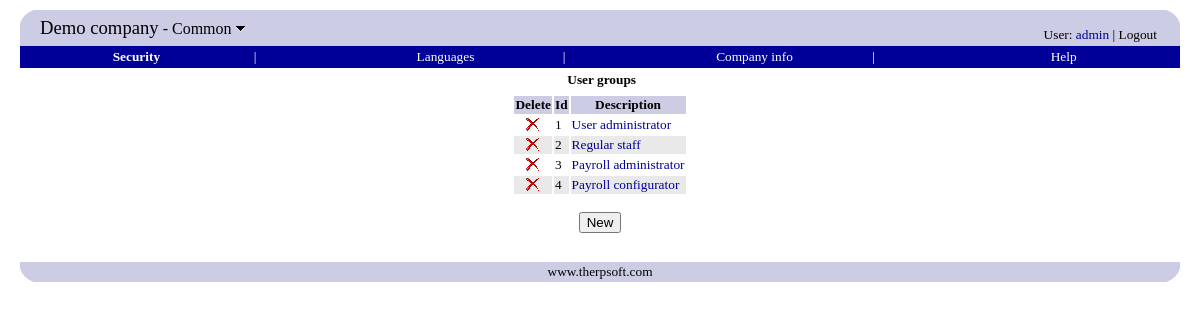
The page /common/usergroups.php (signed in) on the database as committed earlier.
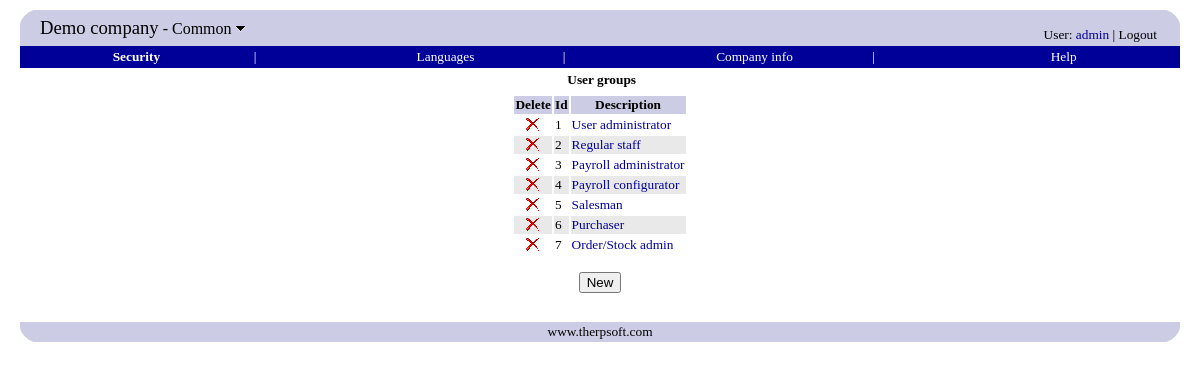
The same page on the database as committed later.
### tables this page shows
CREATE TABLE `companyinfo` (
  `companyname` varchar(80) default NULL,
  `vatnumber` varchar(32) default NULL,
  `streetaddress` varchar(128) default NULL,
  `city` varchar(32) default NULL,
  `zipcode` varchar(20) default NULL,
  `email` varchar(80) default NULL
);

CREATE TABLE `usergroup` (
  `groupid` int(10) unsigned NOT NULL auto_increment,
  `description` varchar(80) NOT NULL,
  PRIMARY KEY  USING BTREE (`groupid`)
);

### include/database.inc.php (called while the page is built, shortened)
<?php
function query($sql)
{
	$q = mysql_query($sql);
	$err = mysql_error();
	return $q;
}
function fetch_array($query)
{
	return mysql_fetch_array($query);
}
function fetch_object($query)
{
	return mysql_fetch_object($query);
}
function fetch($rs)
{
    return fetch_object($rs);
}
function findValue($sql, $default = null)
{
    $rs = query($sql);
    $row = fetch_array($rs);
    return $row[0];
}
?>

### common/usergroups.php (the view, shortened to what this page needs)
<?php
include('include.php');
$sql = "
select
  a.groupid,
  description
from usergroup a
";
$rs = query($sql);
?>
<html>
<head>
</head>
<body>
<?php
menubar("security.php");
title(tr("User groups"));
?>
<center>
<form action="usergroups.php" method="POST">
<table>
<th><?php echo tr("Delete") ?></th>
<th><?php echo tr("Id") ?></th>
<th><?php echo tr("Description") ?></th>
<?php
$class = "odd";
while ($row = fetch($rs)) {
    echo "<tr class='$class'>";
    echo "<td align=center>";
	deleteIcon("usergroups.php?del_groupid=$row->groupid");
    echo "</td>";
    echo "<td>$row->groupid</td>";
    echo "<td>";
    echo "<a href='usergroup.php?groupid=$row->groupid'>$row->description</a>";
    echo "</td>";
    echo "</tr>";
    $class = ($class == "odd" ? "even" : "odd");
}
?>
</table>
<br/>
<?php newButton("usergroup.php") ?>
</form>
</center>
<?php bottom() ?>
</body>
</html>

### include/therp_include.php (shortened to what this page needs)
<?php
include('standard_include.php');
function top0($module = null)
{
	echo "<table cellpadding=0 cellspacing=0 width='100%' border=0>";
	echo "<tr>";
	echo "<td width=20><img src='../images/tl.png'></td>";
	echo "<td rowspan=2 bgColor='#CCCCE5'>";
	$title = tr("Switch module");
	$thERP = findValue("select companyname from companyinfo");
	echo "<span style='font-size: 14pt;'>";
	echo "<a class=logo href='../common/modules.php' title='$title'>$thERP</a></span>";
	if ($module != null) {
		echo "<span style='font-size: 12pt;'>&nbsp;-&nbsp;";
		$onMouseOver = "document.getElementById(\"down\").src=\"../images/down_hover.gif\"";
		$onMouseOut = "document.getElementById(\"down\").src=\"../images/down.gif\"";
		echo "<a class=logo href='../common/modules.php' title='$title' ";
		echo "onMouseOver='$onMouseOver' onMouseOut='$onMouseOut'>";
		echo tr($module);
		echo "&nbsp;<img id=down src='../images/down.gif' border=0 style='position: relative; top: -2'>";
		echo "</a>";
		echo "</span>";
	}
	echo "</td>";
	echo "<td align=right valign=bottom rowspan=2 bgColor='#CCCCE5' style='padding: 3'>";
	echo "<span class=username>";
	$href = '../payroll/selfservice_settings.php';
	echo tr("User") . ": <a href='$href'>" . getUser() . "</a> | <a href='../common/modules.php?logout=true' class=logo>";
	echo tr("Logout") . "</a>";
	echo "</span>\n";
	echo "</td>";
	echo "<td width=20><img src='../images/tr.png'></td>";
	echo "</tr>";
	echo "<tr bgColor='#CCCCE5'>";
	echo "<td>&nbsp;</td>";
	echo "<td>&nbsp;</td>";
	echo "</tr>";
	echo "</table>\n";
}
function bottom()
{
	echo "<br>";
	echo "<table cellpadding=0 cellspacing=0 width='100%' border=0>";
	echo "<tr>";
	echo "<td width=20><img src='../images/bl.png'></td>";
	echo "<td bgColor='#CCCCE5' align=center><a href='http://www.therpsoft.com' class=logo>www.therpsoft.com</a></td>";
	echo "<td width=20><img src='../images/br.png'></td>";
	echo "</tr>";
	echo "</table>";
}
function menu($href, $text, $width, $hasNext, $currentHref)
{
	$current = $href == $currentHref;
	$class = $current ? 'menubar_current' : 'menubar';
	echo "<td width='$width%' align='center'><a class=$class href='$href'>" . tr($text) . "</a></td>\n";
	if ($hasNext)
		echo "<td>|</td>";
}
?>

### include/standard_include.php (shortened to what this page needs)
<?php
include('database.inc.php');
function button($caption, $name, $url = null, $accesskey = null)
{
	$caption = tr($caption);
    $type = "submit";
    if ($url != null)
        $type = "button";
    echo "<input type=$type value='$caption' name='$name' ";
    if ($url != null)
        echo "onClick=\"window.location.href='$url'\"";
	if ($accesskey != null)
		echo "accesskey='$accesskey'";
    echo "/>";
}
function newButton($url = null)
{
    return button("New", "new", $url);
}
function deleteIcon($href)
{
	echo "<a href='$href'>";
	image("delete.png");
	echo "</a>";
}
function image($name)
{
	echo "<img src='../images/$name' border=0/>";
}
function getUser()
{
	return $_SESSION['username'];
}
function title($title)
{
	echo "<center>";
	echo "<table cellspacing='0' cellspacing='5'>";
	echo "<tr height='3'/>";
	echo "<tr class='title'>";
	echo "<td class=title>&nbsp;$title</td>";
	echo "</tr>";
	echo "<tr height='5'/>";
	echo "</table>";
	echo "</center>\n";
}
function tr($text)
{
	if (!defined($text))
		return $text;
	return constant($text);
}
?>

Rows that differ between the two databases and show on the page:
added usergroup: groupid "5", description "Salesman"
added usergroup: groupid "6", description "Purchaser"
added usergroup: groupid "7", description "Order/Stock admin"
